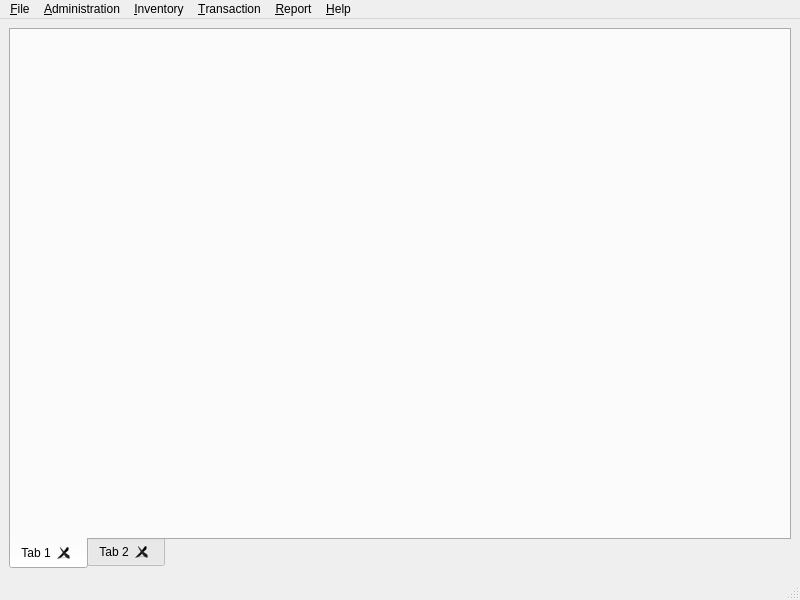
<?xml version="1.0" encoding="UTF-8"?>
<ui version="4.0">
 <class>MainWindow</class>
 <widget class="QMainWindow" name="MainWindow">
  <property name="geometry">
   <rect>
    <x>0</x>
    <y>0</y>
    <width>800</width>
    <height>600</height>
   </rect>
  </property>
  <property name="windowTitle">
   <string>Imperion</string>
  </property>
  <widget class="QWidget" name="centralwidget">
   <layout class="QVBoxLayout" name="verticalLayout">
    <item>
     <widget class="LibGUI::TabWidget" name="tabWidget">
      <property name="tabPosition">
       <enum>QTabWidget::South</enum>
      </property>
      <property name="tabsClosable">
       <bool>true</bool>
      </property>
      <property name="movable">
       <bool>true</bool>
      </property>
      <property name="tabBarAutoHide">
       <bool>true</bool>
      </property>
      <widget class="QWidget" name="tab">
       <attribute name="title">
        <string>Tab 1</string>
       </attribute>
      </widget>
      <widget class="QWidget" name="tab_2">
       <attribute name="title">
        <string>Tab 2</string>
       </attribute>
      </widget>
     </widget>
    </item>
   </layout>
  </widget>
  <widget class="QMenuBar" name="menubar">
   <property name="geometry">
    <rect>
     <x>0</x>
     <y>0</y>
     <width>800</width>
     <height>19</height>
    </rect>
   </property>
   <widget class="QMenu" name="menuFile">
    <property name="title">
     <string>&amp;File</string>
    </property>
    <addaction name="actionSetting"/>
    <addaction name="actionDate_Setting"/>
    <addaction name="separator"/>
    <addaction name="actionImport_Export_Database"/>
    <addaction name="action_Reset_Database"/>
    <addaction name="separator"/>
    <addaction name="actionLogout"/>
   </widget>
   <widget class="QMenu" name="menuAdministration">
    <property name="title">
     <string>&amp;Administration</string>
    </property>
    <addaction name="action_User"/>
    <addaction name="action_Machines"/>
    <addaction name="separator"/>
    <addaction name="action_Change_Password"/>
   </widget>
   <widget class="QMenu" name="menuInventory">
    <property name="title">
     <string>&amp;Inventory</string>
    </property>
    <addaction name="action_Category"/>
    <addaction name="action_Suplier"/>
    <addaction name="action_Items"/>
    <addaction name="separator"/>
    <addaction name="action_Customer_List"/>
    <addaction name="actionReward_Setting"/>
    <addaction name="separator"/>
    <addaction name="action_Banks"/>
    <addaction name="actionUnits"/>
   </widget>
   <widget class="QMenu" name="menuTransaction">
    <property name="title">
     <string>&amp;Transaction</string>
    </property>
    <addaction name="action_Cashier"/>
    <addaction name="actionSold_Return"/>
    <addaction name="separator"/>
    <addaction name="actionPurchase"/>
    <addaction name="actionPurchaseReturn"/>
    <addaction name="separator"/>
    <addaction name="actionInitial_Stock"/>
    <addaction name="action_Check_Stock"/>
   </widget>
   <widget class="QMenu" name="menu_Help">
    <property name="title">
     <string>&amp;Help</string>
    </property>
    <addaction name="actionCheck_Update"/>
    <addaction name="separator"/>
    <addaction name="action_About"/>
    <addaction name="actionAbout_Qt"/>
   </widget>
   <widget class="QMenu" name="menuReport">
    <property name="title">
     <string>&amp;Report</string>
    </property>
    <addaction name="actionSales"/>
    <addaction name="actionItems"/>
    <addaction name="separator"/>
    <addaction name="action_Transaction"/>
    <addaction name="action_MOney"/>
   </widget>
   <addaction name="menuFile"/>
   <addaction name="menuAdministration"/>
   <addaction name="menuInventory"/>
   <addaction name="menuTransaction"/>
   <addaction name="menuReport"/>
   <addaction name="menu_Help"/>
  </widget>
  <widget class="QStatusBar" name="statusbar"/>
  <action name="actionSetting">
   <property name="text">
    <string>&amp;Setting</string>
   </property>
  </action>
  <action name="actionLogout">
   <property name="text">
    <string>&amp;Logout</string>
   </property>
  </action>
  <action name="action_User">
   <property name="text">
    <string>&amp;User</string>
   </property>
  </action>
  <action name="action_Suplier">
   <property name="text">
    <string>&amp;Suplier</string>
   </property>
  </action>
  <action name="action_Items">
   <property name="text">
    <string>&amp;Items</string>
   </property>
  </action>
  <action name="action_Cashier">
   <property name="text">
    <string>&amp;Cashier</string>
   </property>
  </action>
  <action name="action_About">
   <property name="text">
    <string>&amp;About</string>
   </property>
  </action>
  <action name="actionAbout_Qt">
   <property name="text">
    <string>About &amp;Qt</string>
   </property>
  </action>
  <action name="action_Category">
   <property name="text">
    <string>&amp;Category</string>
   </property>
  </action>
  <action name="actionSales">
   <property name="text">
    <string>&amp;Sales</string>
   </property>
  </action>
  <action name="actionItems">
   <property name="text">
    <string>&amp;Items</string>
   </property>
  </action>
  <action name="action_Change_Password">
   <property name="text">
    <string>&amp;Change Password</string>
   </property>
  </action>
  <action name="actionC_ustomer">
   <property name="text">
    <string>C&amp;ustomer</string>
   </property>
  </action>
  <action name="action_Machines">
   <property name="text">
    <string>&amp;Machines</string>
   </property>
  </action>
  <action name="action_Reward">
   <property name="text">
    <string>&amp;Reward</string>
   </property>
  </action>
  <action name="action_Customer_List">
   <property name="text">
    <string>&amp;Customer List</string>
   </property>
  </action>
  <action name="actionReward_Setting">
   <property name="text">
    <string>&amp;Reward Setting</string>
   </property>
  </action>
  <action name="action_Banks">
   <property name="text">
    <string>&amp;Banks</string>
   </property>
  </action>
  <action name="action_Transaction">
   <property name="text">
    <string>&amp;Transaction</string>
   </property>
  </action>
  <action name="action_MOney">
   <property name="text">
    <string>&amp;Money</string>
   </property>
  </action>
  <action name="actionCheck_Update">
   <property name="text">
    <string>&amp;Check Update</string>
   </property>
  </action>
  <action name="actionPurchase">
   <property name="text">
    <string>&amp;Purchase</string>
   </property>
  </action>
  <action name="actionPurchaseReturn">
   <property name="text">
    <string>Purchase &amp;Return</string>
   </property>
  </action>
  <action name="actionImport_Export_Database">
   <property name="text">
    <string>&amp;Import / Export Database</string>
   </property>
  </action>
  <action name="action_Check_Stock">
   <property name="text">
    <string>Check &amp;Stock</string>
   </property>
  </action>
  <action name="actionInitial_Stock">
   <property name="text">
    <string>&amp;Initial Stock</string>
   </property>
  </action>
  <action name="actionUnits">
   <property name="text">
    <string>&amp;Units</string>
   </property>
  </action>
  <action name="actionDate_Setting">
   <property name="text">
    <string>&amp;Date Setting</string>
   </property>
  </action>
  <action name="action_Reset_Database">
   <property name="text">
    <string>&amp;Reset Database</string>
   </property>
  </action>
  <action name="action_Stock_Card">
   <property name="text">
    <string>Stock &amp;Card</string>
   </property>
  </action>
  <action name="actionSold_Return">
   <property name="text">
    <string>&amp;Sold Return</string>
   </property>
  </action>
 </widget>
 <customwidgets>
  <customwidget>
   <class>LibGUI::TabWidget</class>
   <extends>QTabWidget</extends>
   <header>tabwidget.h</header>
   <container>1</container>
  </customwidget>
 </customwidgets>
 <resources/>
 <connections/>
</ui>
